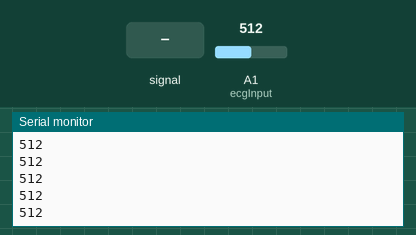
This sketch was run on a simulated Arduino Uno, built with avr-gcc and run on an emulated ATmega328P. Shown: the last lines printed to the serial monitor. The inputs (shaded band) are chosen by the test bench; at power-on: A1 (ecgInput) = 512.

Above: at 1.2 s.
1.3 s: A1 (ecgInput) fed a 200 Hz sine of ±81 counts around its level
At 1.9 s:
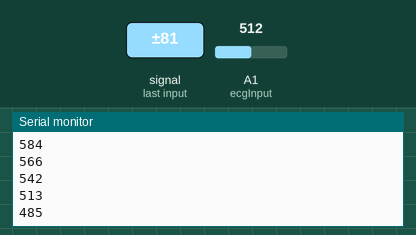
2.8 s: A1 (ecgInput) set to 716
At 3.9 s:
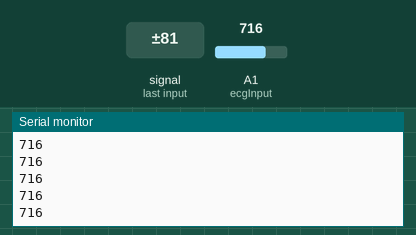
4.3 s: A1 (ecgInput) fed a 1000 Hz sine of ±255 counts around its level
5.8 s: A1 (ecgInput) set to 1023
At 6.7 s:
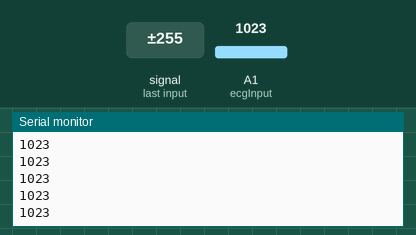
Timing chart, 0 to 8.3 s (numbered marks = the images above; inputs shaded):
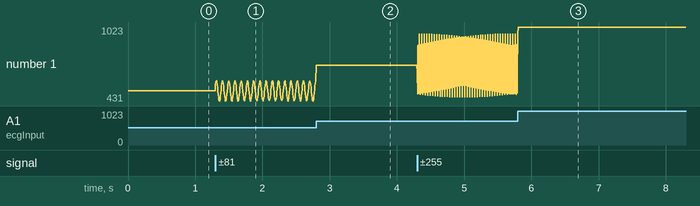

The sketch:

ecg.ino
```cpp
//const int ecgInput = A0;
const int ecgInput = A1;


void setup() {
  Serial.begin(115200);

}

void loop() {
  int ecgReading = analogRead(ecgInput);

  Serial.println(ecgReading);
  delay(5);
}
```

Measured:
- after the input at 1.3 s, the serial monitor: prints a new line at once (image 1)
- plotted number 1: 512 → 593 after the input at 1.3 s
